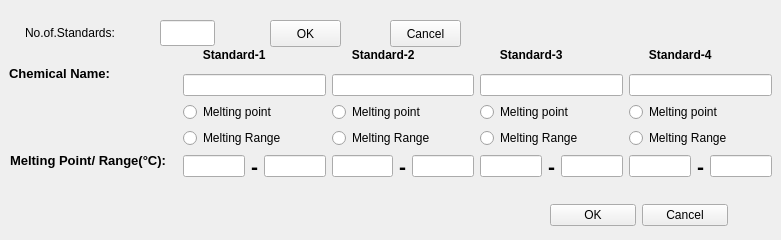
            <widget class="QWidget" name="tab_22">
             <attribute name="title">
              <string>Calibration Mode</string>
             </attribute>
             <widget class="QLabel" name="label_151">
              <property name="geometry">
               <rect>
                <x>25</x>
                <y>20</y>
                <width>150</width>
                <height>26</height>
               </rect>
              </property>
              <property name="text">
               <string>No.of.Standards:</string>
              </property>
             </widget>
             <widget class="QPushButton" name="pushButton_95">
              <property name="geometry">
               <rect>
                <x>390</x>
                <y>20</y>
                <width>71</width>
                <height>27</height>
               </rect>
              </property>
              <property name="text">
               <string>Cancel</string>
              </property>
             </widget>
             <widget class="QLineEdit" name="lineEdit_90">
              <property name="geometry">
               <rect>
                <x>160</x>
                <y>20</y>
                <width>55</width>
                <height>26</height>
               </rect>
              </property>
             </widget>
             <widget class="QPushButton" name="pushButton_96">
              <property name="geometry">
               <rect>
                <x>270</x>
                <y>20</y>
                <width>71</width>
                <height>27</height>
               </rect>
              </property>
              <property name="text">
               <string>OK</string>
              </property>
             </widget>
             <widget class="QLabel" name="label_141">
              <property name="geometry">
               <rect>
                <x>9</x>
                <y>60</y>
                <width>130</width>
                <height>27</height>
               </rect>
              </property>
              <property name="font">
               <font>
                <pointsize>10</pointsize>
                <weight>75</weight>
                <bold>true</bold>
               </font>
              </property>
              <property name="text">
               <string>Chemical Name:   </string>
              </property>
             </widget>
             <widget class="QLabel" name="label_142">
              <property name="geometry">
               <rect>
                <x>10</x>
                <y>150</y>
                <width>171</width>
                <height>20</height>
               </rect>
              </property>
              <property name="font">
               <font>
                <pointsize>10</pointsize>
                <weight>75</weight>
                <bold>true</bold>
               </font>
              </property>
              <property name="text">
               <string>Melting Point/ Range(°C):      </string>
              </property>
             </widget>
             <widget class="QWidget" name="layoutWidget">
              <property name="geometry">
               <rect>
                <x>550</x>
                <y>200</y>
                <width>178</width>
                <height>31</height>
               </rect>
              </property>
              <layout class="QHBoxLayout" name="horizontalLayout_14">
               <item>
                <widget class="QPushButton" name="pushButton_89">
                 <property name="text">
                  <string>OK</string>
                 </property>
                </widget>
               </item>
               <item>
                <widget class="QPushButton" name="pushButton_90">
                 <property name="text">
                  <string>Cancel</string>
                 </property>
                </widget>
               </item>
              </layout>
             </widget>
             <widget class="QWidget" name="layoutWidget">
              <property name="geometry">
               <rect>
                <x>332</x>
                <y>41</y>
                <width>142</width>
                <height>138</height>
               </rect>
              </property>
              <layout class="QVBoxLayout" name="verticalLayout_6">
               <item>
                <widget class="QLabel" name="label_143">
                 <property name="font">
                  <font>
                   <weight>75</weight>
                   <bold>true</bold>
                  </font>
                 </property>
                 <property name="text">
                  <string>      Standard-2</string>
                 </property>
                </widget>
               </item>
               <item>
                <widget class="QLineEdit" name="lineEdit_80"/>
               </item>
               <item>
                <widget class="QRadioButton" name="radioButton_2">
                 <property name="font">
                  <font>
                   <pointsize>9</pointsize>
                  </font>
                 </property>
                 <property name="text">
                  <string>Melting point</string>
                 </property>
                 <attribute name="buttonGroup">
                  <string notr="true">buttonGroup_2</string>
                 </attribute>
                </widget>
               </item>
               <item>
                <widget class="QRadioButton" name="radioButton_6">
                 <property name="font">
                  <font>
                   <pointsize>9</pointsize>
                  </font>
                 </property>
                 <property name="text">
                  <string>Melting Range</string>
                 </property>
                 <attribute name="buttonGroup">
                  <string notr="true">buttonGroup_2</string>
                 </attribute>
                </widget>
               </item>
               <item>
                <layout class="QHBoxLayout" name="horizontalLayout_4">
                 <item>
                  <widget class="QLineEdit" name="lineEdit_79"/>
                 </item>
                 <item>
                  <widget class="QLabel" name="label_148">
                   <property name="font">
                    <font>
                     <pointsize>16</pointsize>
                     <weight>75</weight>
                     <bold>true</bold>
                    </font>
                   </property>
                   <property name="text">
                    <string>-</string>
                   </property>
                  </widget>
                 </item>
                 <item>
                  <widget class="QLineEdit" name="lineEdit_81"/>
                 </item>
                </layout>
               </item>
              </layout>
             </widget>
             <widget class="QWidget" name="layoutWidget">
              <property name="geometry">
               <rect>
                <x>183</x>
                <y>41</y>
                <width>143</width>
                <height>138</height>
               </rect>
              </property>
              <layout class="QVBoxLayout" name="verticalLayout_2">
               <item>
                <widget class="QLabel" name="label_153">
                 <property name="font">
                  <font>
                   <weight>75</weight>
                   <bold>true</bold>
                  </font>
                 </property>
                 <property name="text">
                  <string>      Standard-1</string>
                 </property>
                </widget>
               </item>
               <item>
                <widget class="QLineEdit" name="lineEdit_76"/>
               </item>
               <item>
                <widget class="QRadioButton" name="radioButton">
                 <property name="font">
                  <font>
                   <pointsize>9</pointsize>
                  </font>
                 </property>
                 <property name="text">
                  <string>Melting point</string>
                 </property>
                 <attribute name="buttonGroup">
                  <string notr="true">buttonGroup</string>
                 </attribute>
                </widget>
               </item>
               <item>
                <widget class="QRadioButton" name="radioButton_5">
                 <property name="font">
                  <font>
                   <pointsize>9</pointsize>
                  </font>
                 </property>
                 <property name="text">
                  <string>Melting Range</string>
                 </property>
                 <attribute name="buttonGroup">
                  <string notr="true">buttonGroup</string>
                 </attribute>
                </widget>
               </item>
               <item>
                <layout class="QHBoxLayout" name="horizontalLayout_7">
                 <item>
                  <widget class="QLineEdit" name="lineEdit_77"/>
                 </item>
                 <item>
                  <widget class="QLabel" name="label_147">
                   <property name="font">
                    <font>
                     <pointsize>16</pointsize>
                     <weight>75</weight>
                     <bold>true</bold>
                    </font>
                   </property>
                   <property name="text">
                    <string>-</string>
                   </property>
                  </widget>
                 </item>
                 <item>
                  <widget class="QLineEdit" name="lineEdit_78"/>
                 </item>
                </layout>
               </item>
              </layout>
             </widget>
             <widget class="QWidget" name="layoutWidget">
              <property name="geometry">
               <rect>
                <x>480</x>
                <y>41</y>
                <width>143</width>
                <height>138</height>
               </rect>
              </property>
              <layout class="QVBoxLayout" name="verticalLayout_9">
               <item>
                <widget class="QLabel" name="label_144">
                 <property name="font">
                  <font>
                   <weight>75</weight>
                   <bold>true</bold>
                  </font>
                 </property>
                 <property name="text">
                  <string>      Standard-3</string>
                 </property>
                </widget>
               </item>
               <item>
                <widget class="QLineEdit" name="lineEdit_83"/>
               </item>
               <item>
                <widget class="QRadioButton" name="radioButton_3">
                 <property name="font">
                  <font>
                   <pointsize>9</pointsize>
                  </font>
                 </property>
                 <property name="text">
                  <string>Melting point</string>
                 </property>
                 <attribute name="buttonGroup">
                  <string notr="true">buttonGroup_3</string>
                 </attribute>
                </widget>
               </item>
               <item>
                <widget class="QRadioButton" name="radioButton_7">
                 <property name="font">
                  <font>
                   <pointsize>9</pointsize>
                  </font>
                 </property>
                 <property name="text">
                  <string>Melting Range</string>
                 </property>
                 <attribute name="buttonGroup">
                  <string notr="true">buttonGroup_3</string>
                 </attribute>
                </widget>
               </item>
               <item>
                <layout class="QHBoxLayout" name="horizontalLayout_3">
                 <item>
                  <widget class="QLineEdit" name="lineEdit_82"/>
                 </item>
                 <item>
                  <widget class="QLabel" name="label_145">
                   <property name="font">
                    <font>
                     <pointsize>16</pointsize>
                     <weight>75</weight>
                     <bold>true</bold>
                    </font>
                   </property>
                   <property name="text">
                    <string>-</string>
                   </property>
                  </widget>
                 </item>
                 <item>
                  <widget class="QLineEdit" name="lineEdit_84"/>
                 </item>
                </layout>
               </item>
              </layout>
             </widget>
             <widget class="QWidget" name="layoutWidget">
              <property name="geometry">
               <rect>
                <x>629</x>
                <y>41</y>
                <width>143</width>
                <height>138</height>
               </rect>
              </property>
              <layout class="QVBoxLayout" name="verticalLayout_10">
               <item>
                <widget class="QLabel" name="label_152">
                 <property name="font">
                  <font>
                   <weight>75</weight>
                   <bold>true</bold>
                  </font>
                 </property>
                 <property name="text">
                  <string>      Standard-4</string>
                 </property>
                </widget>
               </item>
               <item>
                <widget class="QLineEdit" name="lineEdit_86"/>
               </item>
               <item>
                <widget class="QRadioButton" name="radioButton_4">
                 <property name="font">
                  <font>
                   <pointsize>9</pointsize>
                  </font>
                 </property>
                 <property name="text">
                  <string>Melting point</string>
                 </property>
                 <attribute name="buttonGroup">
                  <string notr="true">buttonGroup_4</string>
                 </attribute>
                </widget>
               </item>
               <item>
                <widget class="QRadioButton" name="radioButton_8">
                 <property name="font">
                  <font>
                   <pointsize>9</pointsize>
                  </font>
                 </property>
                 <property name="text">
                  <string>Melting Range</string>
                 </property>
                 <attribute name="buttonGroup">
                  <string notr="true">buttonGroup_4</string>
                 </attribute>
                </widget>
               </item>
               <item>
                <layout class="QHBoxLayout" name="horizontalLayout_2">
                 <item>
                  <widget class="QLineEdit" name="lineEdit_85"/>
                 </item>
                 <item>
                  <widget class="QLabel" name="label_146">
                   <property name="font">
                    <font>
                     <pointsize>16</pointsize>
                     <weight>75</weight>
                     <bold>true</bold>
                    </font>
                   </property>
                   <property name="text">
                    <string>-</string>
                   </property>
                  </widget>
                 </item>
                 <item>
                  <widget class="QLineEdit" name="lineEdit_87"/>
                 </item>
                </layout>
               </item>
              </layout>
             </widget>
            </widget>
